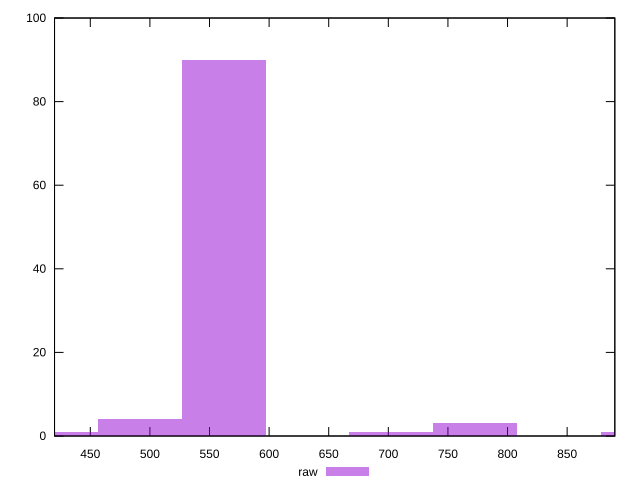

Generate this figure with gnuplot:
reset

$raw <<EOF
561.9554462920083 90
772.6887386515115 3
491.7110155055073 4
421.4665847190063 1
702.4443078650104 1
913.1776002245135 1
EOF

set key outside below
set boxwidth 70.24443078650104
set xrange [420:890]
set yrange [0:100]
set trange [0:100]
set style fill transparent solid 0.5 noborder
set terminal svg size 640, 490 enhanced background rgb 'white'
set output "report_00020_2021-02-19T21:17:38.612Z2/uses-http2/samples/pages+cached+noadtech+nomedia/raw/histogram.svg"

plot $raw title "raw" with boxes

reset
